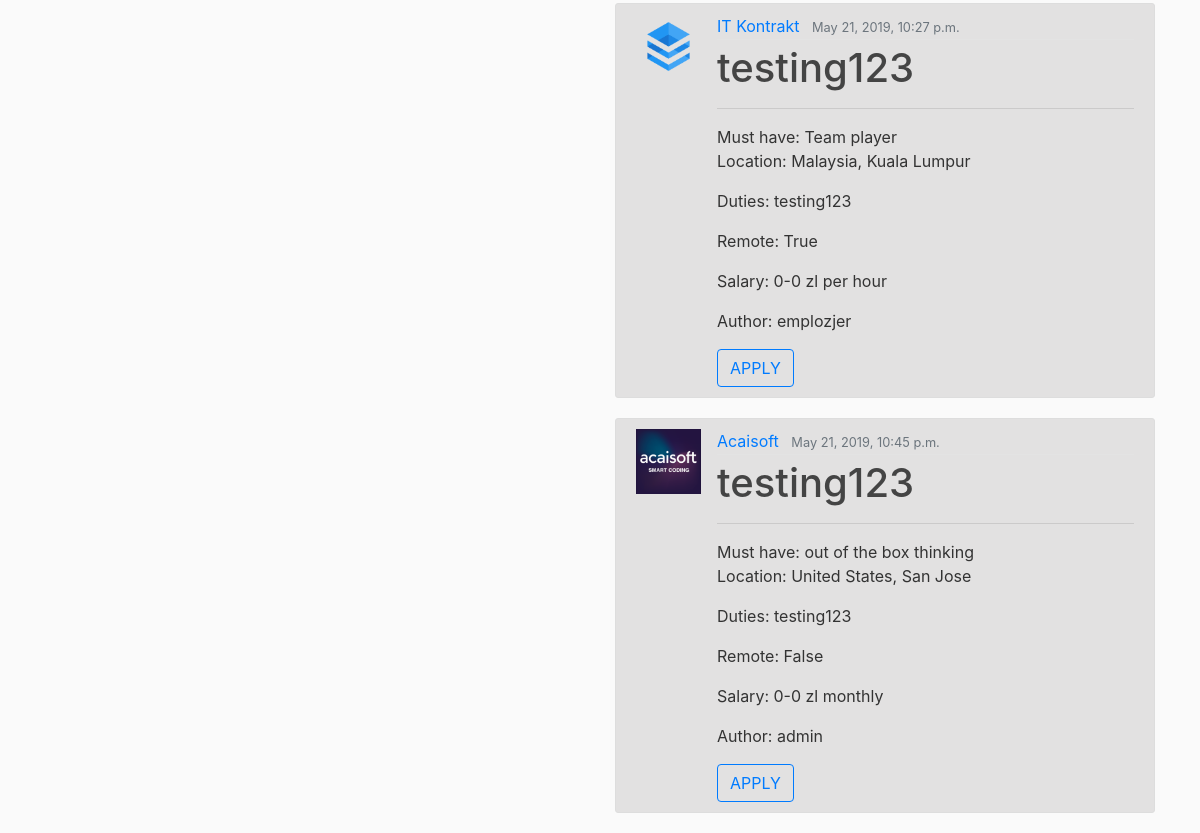
The app's page /search/ (lower part), older data.
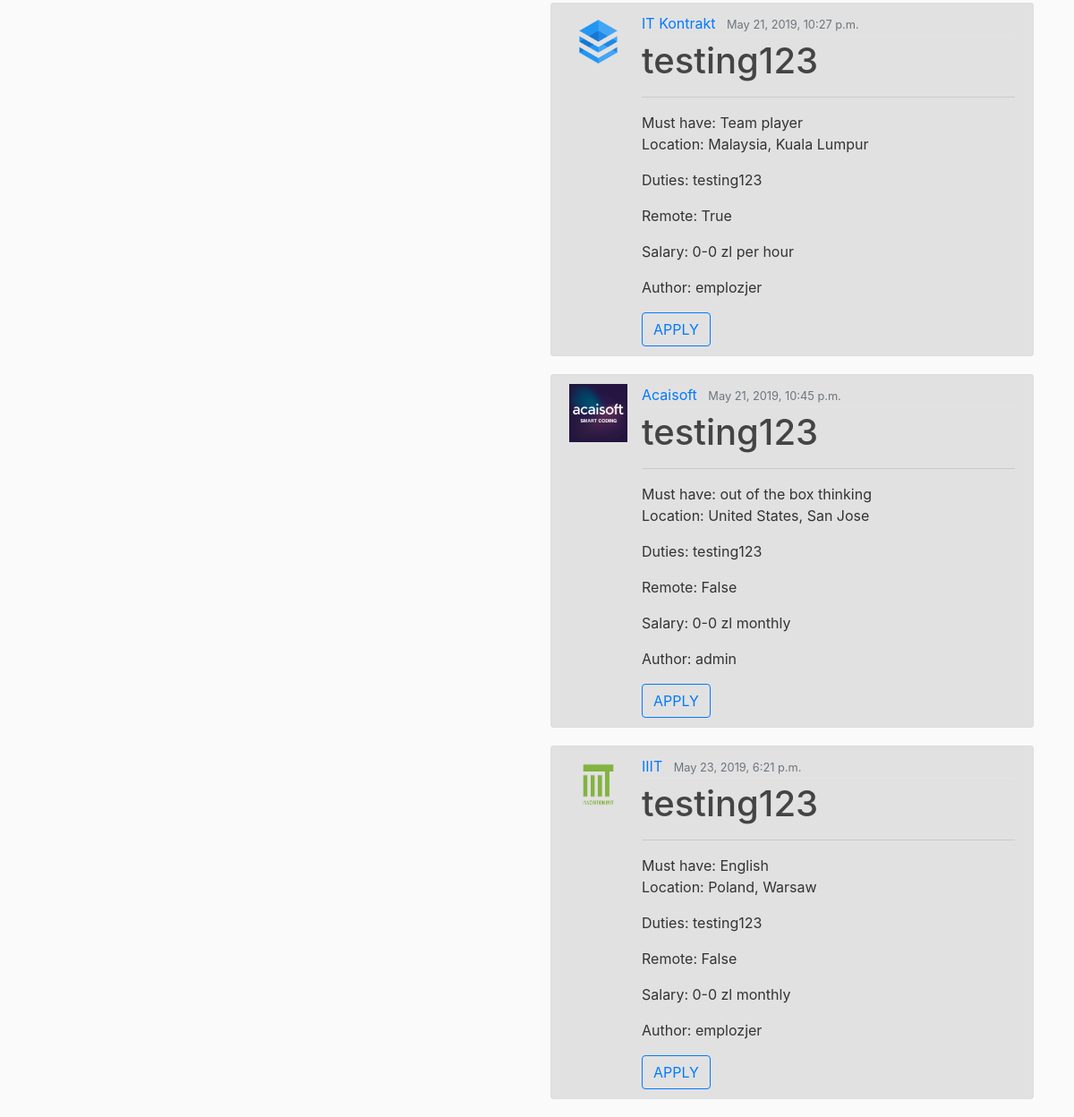
The same page, newer data.
### offerts/models.py (models this page shows, shortened)
class Offert(models.Model):
    author = models.ForeignKey(User, on_delete=models.CASCADE)
    position = models.CharField(max_length = 100)
    agency = models.ForeignKey(Agency, on_delete=models.CASCADE)
    remote = models.BooleanField(default=False)
    sal_types = (
        ('H', 'per hour'),
        ('M', 'monthly'),
    )
    salary_type = models.CharField(
        max_length=1,
        choices=sal_types,
        default='M',
    )
    min_salary = models.IntegerField(default=0)
    max_salary = models.IntegerField(default=0)
    publication_date = models.DateTimeField(auto_now_add = True)
    expiration_date = models.DateField(null=True, default=None)
    must_have = models.ManyToManyField('Tag')
    nice_to_have = models.CharField(max_length = 1000)
    duties = models.CharField(max_length = 1000)
    benefits = models.CharField(max_length = 1000)
    about = models.TextField(null=True)

class Agency(models.Model):
    company = models.ForeignKey(Company, on_delete=models.CASCADE)
    country = models.CharField(max_length = 100)
    location = models.CharField(max_length = 100)
    address = models.CharField(max_length = 200)
    weppage = models.URLField(null=True)
    email = models.EmailField()
    phone = models.CharField(max_length=15)
    class Meta:
        verbose_name_plural = "Agencies"

class Company(models.Model):
    name = models.CharField(max_length = 200, unique=True)
    logo = models.ImageField(upload_to = "logos/", null=True, default=None)
    webpage = models.URLField(null=True)
    about = models.CharField(max_length = 1000)
    class Meta:
        verbose_name_plural = "Companies"

class Tag(models.Model):
    name = models.CharField(max_length = 50)
    def __str__(self):
        return self.name

### search/views.py (the view)
# urls.py: path('', OffertListView.as_view(), name = 'index'),
def index(request):
    qs = Offert.objects.all() # qs -> queryset
    tag_set = Tag.objects.all()
    position = request.GET.get('position_name')
    location = request.GET.get('location_name')
    pub_date_min = request.GET.get('pub_date_min')
    pub_date_max= request.GET.get('pub_date_max')
    min_pay= request.GET.get('pay_min')
    tag = request.GET.get('tags')
    remote = request.GET.get('remoteCheck')
    per_hour = request.GET.get('per_hour');
    monthly = request.GET.get('monthly');
    if is_valid_query(position):
        qs = qs.filter(position__icontains=position)
    if is_valid_query(location):
        qs = qs.filter(agency__location__icontains = location)
    if is_valid_query(min_pay):
        qs = qs.filter(min_salary__gte = min_pay) #gte - greater than or equal
    if is_valid_query(pub_date_min):
        qs = qs.filter(publication_date__gte = pub_date_min)
    if is_valid_query(pub_date_max):
        qs = qs.filter(publication_date__lte = pub_date_max)
    if is_valid_query(tag) and tag != "Choose...":
        qs = qs.filter(must_have__name = tag)
    if remote == 'on':
        qs = qs.filter(remote = True)
    if per_hour == 'on':
        qs = qs.filter(salary_type = 'H')
    elif monthly == 'monthly':
        qs = qs.filter(salary_type = 'M')
    context = {
        'queryset' : qs,
        'tag_set' : tag_set
    }
    return render(request, 'search/search.html', context)

### search/views.py (called while the page is built)
def is_valid_query(param):
    return param != '' and param is not None

### search/templates/search/search.html (shortened to what this page needs)
{% extends 'base.html' %}
{% load static %}
{% block body %}
<div class="row">
  <div class="col-md-6" id="Filter Offerts">
  </div>
  <div class="col-md-6" id="Matched Offerts">
    {% if queryset %}
    {% for offert in queryset %}
    <article class="media content-section">
      <img class="article-img" src="{{offert.agency.company.logo.url}}" alt="logo">
      <div class="media-body">
        <div class="article-metadata">
          <a class="mr-2" href='#'>{{ offert.agency.company.name }}</a>
          <small class="text-muted">{{offert.publication_date}}</small>
        </div>
        <h1><a class="article-title">{{ offert.position }}</a></h1>
        <hr>
        Must have:
        {% for tag in offert.must_have.all %}
        {{tag}}
        {% endfor %} <br>
        <p class="article-content">Location: {{ offert.agency.country }}, {{offert.agency.location }}</p>
        <p class="article-content">Duties: {{offert.duties}}</p>
        <p class="article-content">Remote: {{offert.remote}}</p>
        <p class="article-content">Salary: {{offert.min_salary}}-{{offert.max_salary}} zl  {{ offert.get_salary_type_display }}</p>
        <p class="article-content">Author: {{offert.author}} </p>
        <a href="#"><button type="button" class="btn btn-outline-primary">APPLY</button></a>
        </article>
        {% endfor %}
        {% else %}
        <h3>No offerts found.</h3>
        {% endif %}
      </div>
    </div>
    {% endblock %}

Row changes from the older to the newer data that the page shows:
added Offert: agency.company.logo (picture), agency.company.name "IIIT", publication_date "May 23, 2019, 6:21 p.m.", position "testing123", agency.country "Poland", agency.location "Warsaw", duties "testing123", remote "False", min_salary "0", max_salary "0", salary_type "monthly", author "emplozjer"
now on this page (row unchanged): Tag: name "English", shown under "IIIT"
